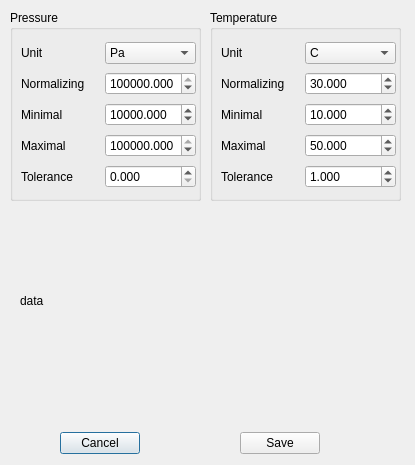
<?xml version="1.0" encoding="UTF-8"?>
<ui version="4.0">
 <class>PagePaintCalibrationSave</class>
 <widget class="QDialog" name="PagePaintCalibrationSave">
  <property name="geometry">
   <rect>
    <x>0</x>
    <y>0</y>
    <width>415</width>
    <height>465</height>
   </rect>
  </property>
  <property name="windowTitle">
   <string>Save paint calibration parameter</string>
  </property>
  <widget class="QWidget" name="layoutWidget">
   <property name="geometry">
    <rect>
     <x>60</x>
     <y>430</y>
     <width>260</width>
     <height>27</height>
    </rect>
   </property>
   <layout class="QHBoxLayout" name="horizontalLayout">
    <item>
     <widget class="QPushButton" name="pushButtonCancel">
      <property name="text">
       <string>Cancel</string>
      </property>
     </widget>
    </item>
    <item>
     <spacer name="horizontalSpacer">
      <property name="orientation">
       <enum>Qt::Horizontal</enum>
      </property>
      <property name="sizeHint" stdset="0">
       <size>
        <width>68</width>
        <height>20</height>
       </size>
      </property>
     </spacer>
    </item>
    <item>
     <widget class="QPushButton" name="pushButtonSave">
      <property name="text">
       <string>Save</string>
      </property>
     </widget>
    </item>
   </layout>
  </widget>
  <widget class="QGroupBox" name="groupBoxPressure">
   <property name="geometry">
    <rect>
     <x>10</x>
     <y>10</y>
     <width>191</width>
     <height>191</height>
    </rect>
   </property>
   <property name="title">
    <string>Pressure</string>
   </property>
   <widget class="QWidget" name="layoutWidget_1">
    <property name="geometry">
     <rect>
      <x>11</x>
      <y>30</y>
      <width>175</width>
      <height>155</height>
     </rect>
    </property>
    <layout class="QGridLayout" name="gridLayout">
     <item row="0" column="0">
      <widget class="QLabel" name="labelPressureUnit">
       <property name="text">
        <string>Unit</string>
       </property>
      </widget>
     </item>
     <item row="0" column="1">
      <widget class="QComboBox" name="comboBoxPressureUnit">
       <property name="maximumSize">
        <size>
         <width>101</width>
         <height>16777215</height>
        </size>
       </property>
       <item>
        <property name="text">
         <string>Pa</string>
        </property>
       </item>
       <item>
        <property name="text">
         <string>kPa</string>
        </property>
       </item>
      </widget>
     </item>
     <item row="1" column="0">
      <widget class="QLabel" name="labelPressureNormalizing">
       <property name="text">
        <string>Normalizing</string>
       </property>
      </widget>
     </item>
     <item row="1" column="1">
      <widget class="QDoubleSpinBox" name="doubleSpinBoxPressureNormalizing">
       <property name="maximumSize">
        <size>
         <width>101</width>
         <height>16777215</height>
        </size>
       </property>
       <property name="decimals">
        <number>3</number>
       </property>
       <property name="maximum">
        <double>9999000000.000000000000000</double>
       </property>
       <property name="value">
        <double>100000.000000000000000</double>
       </property>
      </widget>
     </item>
     <item row="2" column="0">
      <widget class="QLabel" name="labelPressureMinimal">
       <property name="text">
        <string>Minimal</string>
       </property>
      </widget>
     </item>
     <item row="2" column="1">
      <widget class="QDoubleSpinBox" name="doubleSpinBoxPressureMinimal">
       <property name="maximumSize">
        <size>
         <width>101</width>
         <height>16777215</height>
        </size>
       </property>
       <property name="decimals">
        <number>3</number>
       </property>
       <property name="maximum">
        <double>9999000000.000000000000000</double>
       </property>
       <property name="value">
        <double>10000.000000000000000</double>
       </property>
      </widget>
     </item>
     <item row="3" column="0">
      <widget class="QLabel" name="labelPressureMaximal">
       <property name="text">
        <string>Maximal</string>
       </property>
      </widget>
     </item>
     <item row="3" column="1">
      <widget class="QDoubleSpinBox" name="doubleSpinBoxPressureMaximal">
       <property name="maximumSize">
        <size>
         <width>101</width>
         <height>16777215</height>
        </size>
       </property>
       <property name="decimals">
        <number>3</number>
       </property>
       <property name="maximum">
        <double>9999000000.000000000000000</double>
       </property>
       <property name="value">
        <double>100000.000000000000000</double>
       </property>
      </widget>
     </item>
     <item row="4" column="0">
      <widget class="QLabel" name="labelPressureTolerance">
       <property name="text">
        <string>Tolerance</string>
       </property>
      </widget>
     </item>
     <item row="4" column="1">
      <widget class="QDoubleSpinBox" name="doubleSpinBoxPressureTolerance">
       <property name="maximumSize">
        <size>
         <width>101</width>
         <height>16777215</height>
        </size>
       </property>
       <property name="decimals">
        <number>3</number>
       </property>
       <property name="maximum">
        <double>9999000000.000000000000000</double>
       </property>
       <property name="value">
        <double>0.000000000000000</double>
       </property>
      </widget>
     </item>
    </layout>
   </widget>
  </widget>
  <widget class="QGroupBox" name="groupBoxTemperature">
   <property name="geometry">
    <rect>
     <x>210</x>
     <y>10</y>
     <width>191</width>
     <height>191</height>
    </rect>
   </property>
   <property name="layoutDirection">
    <enum>Qt::LeftToRight</enum>
   </property>
   <property name="title">
    <string>Temperature</string>
   </property>
   <widget class="QWidget" name="layoutWidget_2">
    <property name="geometry">
     <rect>
      <x>11</x>
      <y>30</y>
      <width>175</width>
      <height>155</height>
     </rect>
    </property>
    <layout class="QGridLayout" name="gridLayout_2">
     <item row="0" column="0">
      <widget class="QLabel" name="labelTemperatureUnit">
       <property name="text">
        <string>Unit</string>
       </property>
      </widget>
     </item>
     <item row="0" column="1">
      <widget class="QComboBox" name="comboBoxTemperatureUnit">
       <property name="maximumSize">
        <size>
         <width>101</width>
         <height>16777215</height>
        </size>
       </property>
       <item>
        <property name="text">
         <string>C</string>
        </property>
       </item>
       <item>
        <property name="text">
         <string>K</string>
        </property>
       </item>
       <item>
        <property name="text">
         <string>F</string>
        </property>
       </item>
      </widget>
     </item>
     <item row="1" column="0">
      <widget class="QLabel" name="labelTemperatureNormalizing">
       <property name="text">
        <string>Normalizing</string>
       </property>
      </widget>
     </item>
     <item row="1" column="1">
      <widget class="QDoubleSpinBox" name="doubleSpinBoxTemperatureNormalizing">
       <property name="maximumSize">
        <size>
         <width>101</width>
         <height>16777215</height>
        </size>
       </property>
       <property name="decimals">
        <number>3</number>
       </property>
       <property name="maximum">
        <double>9999000000.000000000000000</double>
       </property>
       <property name="singleStep">
        <double>0.100000000000000</double>
       </property>
       <property name="value">
        <double>30.000000000000000</double>
       </property>
      </widget>
     </item>
     <item row="2" column="0">
      <widget class="QLabel" name="labelTemperatureMinimal">
       <property name="text">
        <string>Minimal</string>
       </property>
      </widget>
     </item>
     <item row="2" column="1">
      <widget class="QDoubleSpinBox" name="doubleSpinBoxTemperatureMinimal">
       <property name="maximumSize">
        <size>
         <width>101</width>
         <height>16777215</height>
        </size>
       </property>
       <property name="decimals">
        <number>3</number>
       </property>
       <property name="minimum">
        <double>-272.000000000000000</double>
       </property>
       <property name="maximum">
        <double>9999000000.000000000000000</double>
       </property>
       <property name="singleStep">
        <double>0.100000000000000</double>
       </property>
       <property name="value">
        <double>10.000000000000000</double>
       </property>
      </widget>
     </item>
     <item row="3" column="0">
      <widget class="QLabel" name="labelTemperatureMaximal">
       <property name="text">
        <string>Maximal</string>
       </property>
      </widget>
     </item>
     <item row="3" column="1">
      <widget class="QDoubleSpinBox" name="doubleSpinBoxTemperatureMaximal">
       <property name="maximumSize">
        <size>
         <width>101</width>
         <height>16777215</height>
        </size>
       </property>
       <property name="decimals">
        <number>3</number>
       </property>
       <property name="minimum">
        <double>-272.000000000000000</double>
       </property>
       <property name="maximum">
        <double>9999000000.000000000000000</double>
       </property>
       <property name="singleStep">
        <double>0.100000000000000</double>
       </property>
       <property name="value">
        <double>50.000000000000000</double>
       </property>
      </widget>
     </item>
     <item row="4" column="0">
      <widget class="QLabel" name="labelTemperatureTolerance">
       <property name="text">
        <string>Tolerance</string>
       </property>
      </widget>
     </item>
     <item row="4" column="1">
      <widget class="QDoubleSpinBox" name="doubleSpinBoxTemperatureTolerance">
       <property name="maximumSize">
        <size>
         <width>101</width>
         <height>16777215</height>
        </size>
       </property>
       <property name="decimals">
        <number>3</number>
       </property>
       <property name="maximum">
        <double>9999000000.000000000000000</double>
       </property>
       <property name="singleStep">
        <double>0.100000000000000</double>
       </property>
       <property name="value">
        <double>1.000000000000000</double>
       </property>
      </widget>
     </item>
    </layout>
   </widget>
  </widget>
  <widget class="QLabel" name="labelCoefficient">
   <property name="geometry">
    <rect>
     <x>20</x>
     <y>210</y>
     <width>381</width>
     <height>181</height>
    </rect>
   </property>
   <property name="text">
    <string>data</string>
   </property>
  </widget>
  <widget class="QWidget" name="horizontalLayoutWidget">
   <property name="geometry">
    <rect>
     <x>409</x>
     <y>10</y>
     <width>16</width>
     <height>481</height>
    </rect>
   </property>
   <layout class="QHBoxLayout" name="graphHLayout"/>
  </widget>
  <zorder>groupBoxPressure</zorder>
  <zorder>layoutWidget</zorder>
  <zorder>groupBoxTemperature</zorder>
  <zorder>labelCoefficient</zorder>
  <zorder>horizontalLayoutWidget</zorder>
 </widget>
 <resources/>
 <connections/>
</ui>
